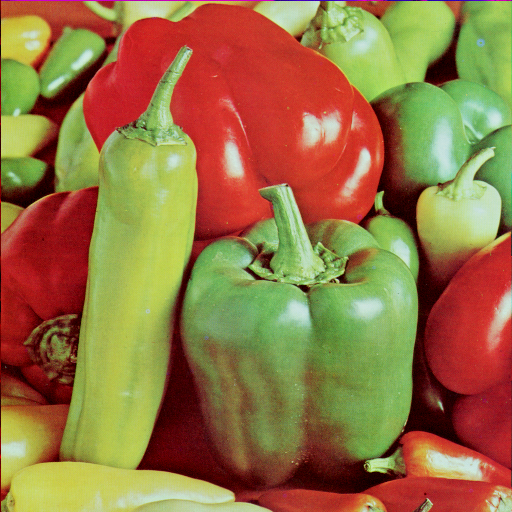
#> input picture pic/pepper.bmp, 512 x 512 px
$ jupyter execute --allow-errors colorimetry.ipynb
#> lines starting #> are read from the running program, lines starting #| are printed output that depends on the picture
[cell 1]
import cv2
import matplotlib.pyplot as plt

[cell 2]
pepper = cv2.imread('pic/pepper.bmp')
#> pepper is the input picture: shape (512, 512, 3); mean B, G, R 66.5, 115.6, 149.8
pepper = cv2.cvtColor(pepper, cv2.COLOR_BGR2RGB)
pepper = cv2.imread('pic/pepper.bmp')
pepper = cv2.cvtColor(pepper, cv2.COLOR_BGR2RGB)

[cell 3]
red, green, blue = cv2.split(pepper)
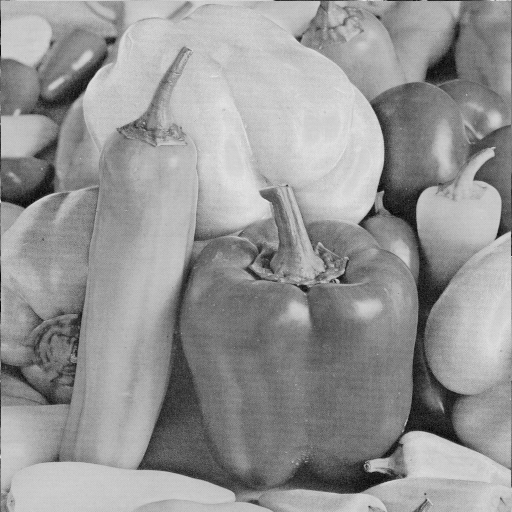
#> red: shape (512, 512); min 0, max 231, mean 149.8
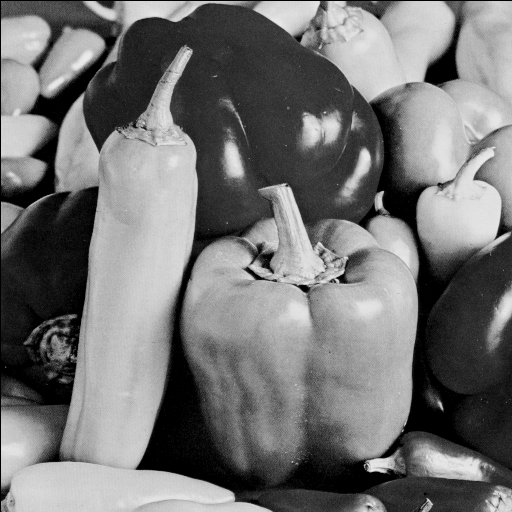
#> green: shape (512, 512); min 0, max 237, mean 115.6
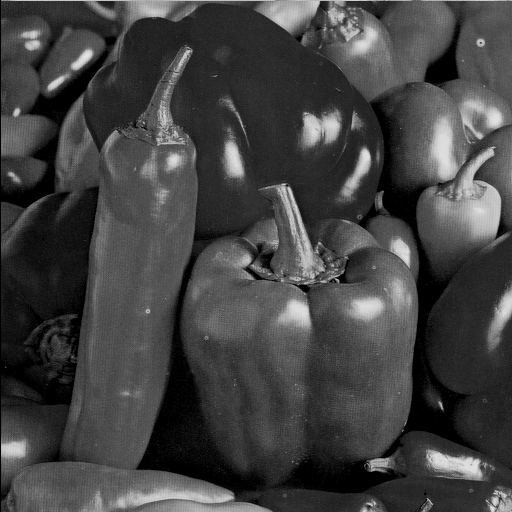
#> blue: shape (512, 512); min 0, max 229, mean 66.5
fig, axs = plt.subplots(3, 4, figsize=(12, 10))
axs[0][0].imshow(pepper)
axs[0][0].set_title('Original')
axs[0][1].imshow(red, cmap='gray')
axs[0][1].set_title('Red')
axs[0][2].imshow(green, cmap='gray')
axs[0][2].set_title('Green')
axs[0][3].imshow(blue, cmap='gray')
axs[0][3].set_title('Blue')

pepper_ycbcr = cv2.cvtColor(pepper, cv2.COLOR_RGB2YCrCb)
#> pepper_ycbcr: shape (512, 512, 3); mean of channels 0, 1, 2 120.2, 149.1, 97.7
Y, Cr, Cb = cv2.split(pepper_ycbcr)
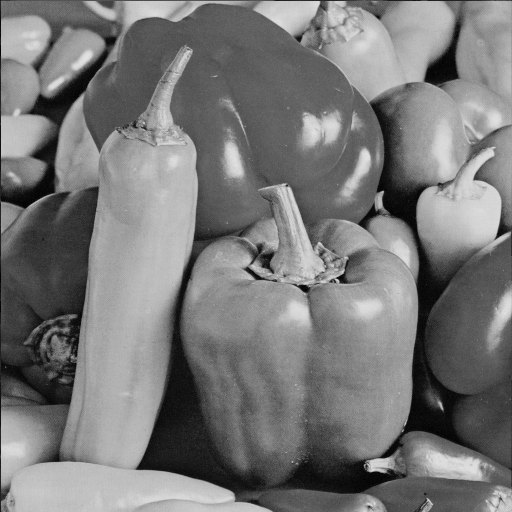
#> Y: shape (512, 512); min 0, max 228, mean 120.2
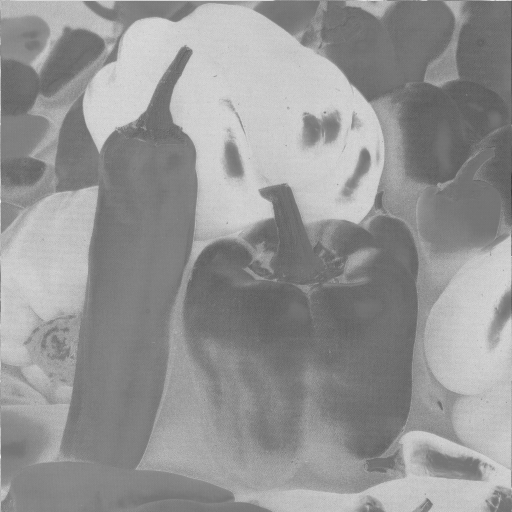
#> Cr: shape (512, 512); min 58, max 238, mean 149.1
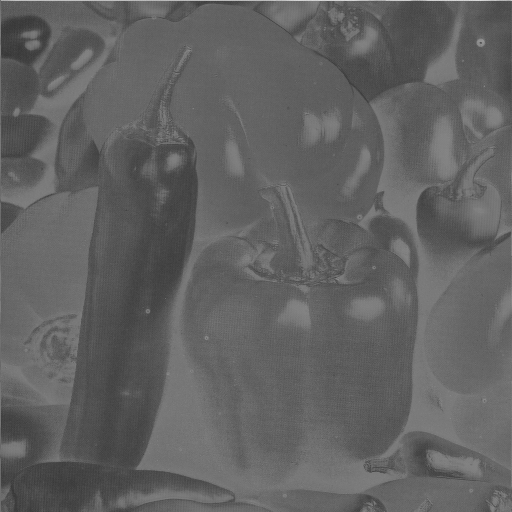
#> Cb: shape (512, 512); min 54, max 219, mean 97.7
axs[1][0].imshow(pepper)
axs[1][0].set_title('Original')
axs[1][1].imshow(Y, cmap='gray')
axs[1][1].set_title('Y')
axs[1][2].imshow(Cr, cmap='gray')
axs[1][2].set_title('Cr')
axs[1][3].imshow(Cb, cmap='gray')
axs[1][3].set_title('Cb')

pepper_HSV = cv2.cvtColor(pepper, cv2.COLOR_RGB2HSV)
#> pepper_HSV: shape (512, 512, 3); mean H, S, V 41.4, 162.5, 165.9
H, S, I = cv2.split(pepper_HSV)
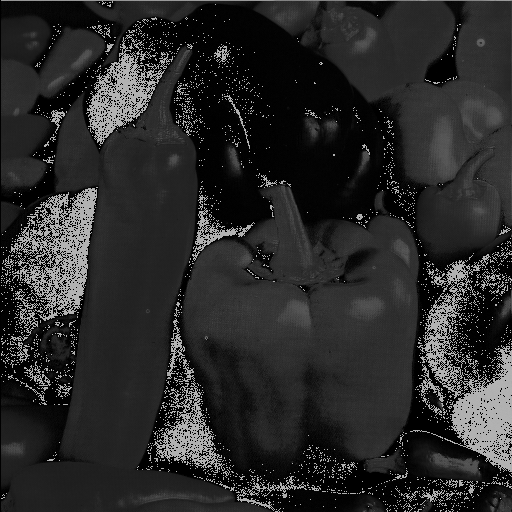
#> H: shape (512, 512); min 0, max 179, mean 41.4
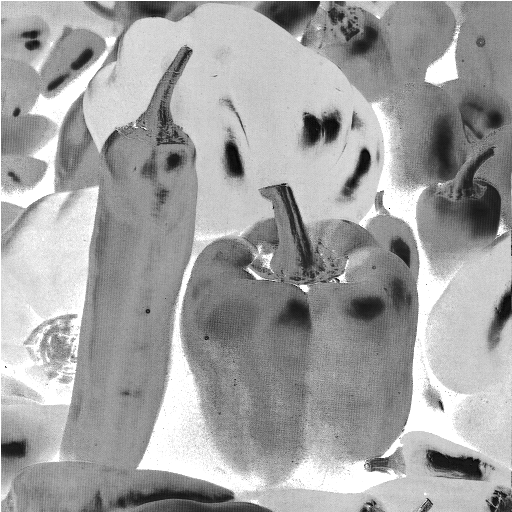
#> S: shape (512, 512); min 0, max 255, mean 162.5
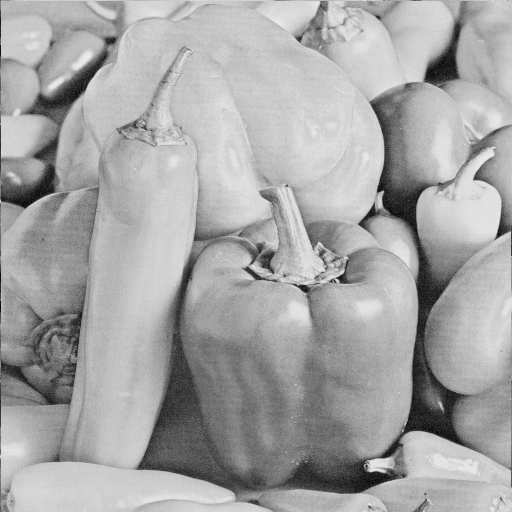
#> I: shape (512, 512); min 0, max 237, mean 165.9
axs[2][0].imshow(pepper)
axs[2][0].set_title('Original')
axs[2][1].imshow(H, cmap='gray')
axs[2][1].set_title('Hue')
axs[2][2].imshow(S, cmap='gray')
axs[2][2].set_title('Saturation')
axs[2][3].imshow(I, cmap='gray')
axs[2][3].set_title('Intensity')
